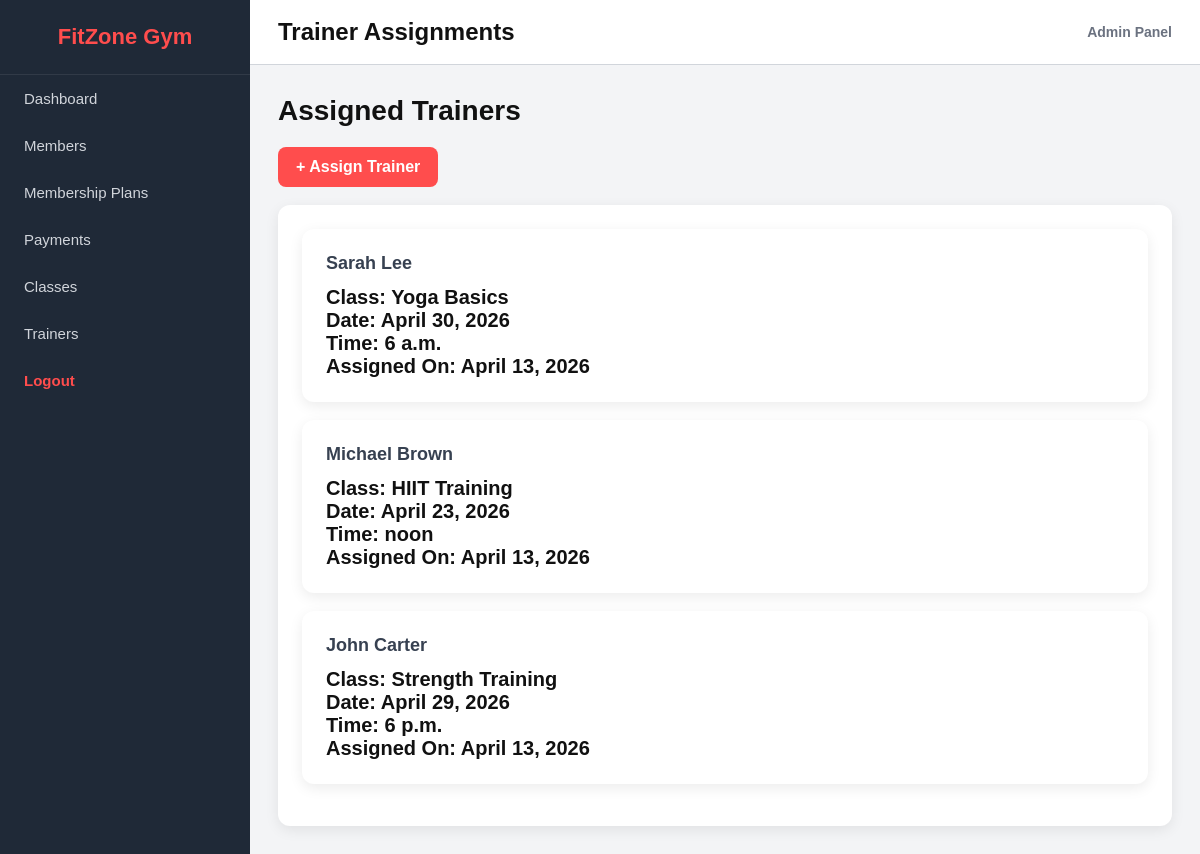
Page /trainers/assignments/ (signed in) on the committed database.
### trainers/models.py (models this page shows, shortened)
class TrainerAssignment(models.Model):
    trainer = models.ForeignKey(Trainer, on_delete=models.CASCADE)
    gym_class = models.ForeignKey(GymClass, on_delete=models.CASCADE)
    assigned_date = models.DateField(auto_now_add=True)

class Trainer(models.Model):
    name = models.CharField(max_length=100)
    specialty = models.CharField(max_length=100)
    hourly_rate = models.DecimalField(max_digits=8, decimal_places=2)

### classes_app/models.py (models this page shows, shortened)
class GymClass(models.Model):
    title = models.CharField(max_length=100)
    description = models.TextField()
    class_date = models.DateField()
    class_time = models.TimeField()
    capacity = models.IntegerField()

### trainers/views.py (the view)
# urls.py: path('assignments/', views.trainer_assignments, name='trainer_assignments'),
@login_required
def trainer_assignments(request):
    if not (request.user.is_staff or request.user.is_superuser):
        return redirect('member_dashboard')
    assignments = TrainerAssignment.objects.select_related('trainer', 'gym_class').all().order_by('-assigned_date')
    return render(request, 'trainers/trainer_assignments.html', {'assignments': assignments})

### templates/trainers/trainer_assignments.html (shortened to what this page needs)
{% extends 'base.html' %}
{% block page_title %}Trainer Assignments{% endblock %}
{% block content %}
<h2 class="section-title">Assigned Trainers</h2>
<div style="margin-bottom: 18px;">
    <a href="{% url 'assign_trainer' %}" class="btn">+ Assign Trainer</a>
</div>
<div class="table-card">
    {% if assignments %}
        {% for item in assignments %}
            <div class="card" style="margin-bottom: 18px;">
                <h3>{{ item.trainer.name }}</h3>
                <p><strong>Class:</strong> {{ item.gym_class.title }}</p>
                <p><strong>Date:</strong> {{ item.gym_class.class_date }}</p>
                <p><strong>Time:</strong> {{ item.gym_class.class_time }}</p>
                <p><strong>Assigned On:</strong> {{ item.assigned_date }}</p>
            </div>
        {% endfor %}
    {% else %}
        <p class="empty-text">No trainer assignments yet.</p>
    {% endif %}
</div>
{% endblock %}

### templates/base.html (style rules this page uses)
:root { --primary: #ff4d4d; --primary-dark: #e63939; --dark: #111111; --dark-soft: #1f2937; --dark-hover: #374151; --text: #222222; --muted: #6b7280; --bg: #f3f4f6; --white: #ffffff; --border: #d1d5db; --shadow: 0 4px 14px rgba(0, 0, 0, 0.08); --radius: 12px; }
* { margin: 0; padding: 0; box-sizing: border-box; font-family: Arial, Helvetica, sans-serif; }
body { background-color: var(--bg); color: var(--text); }
a { text-decoration: none; }
.section-title { margin-bottom: 20px; color: var(--dark); font-size: 28px; }
.card { background: var(--white); border-radius: var(--radius); padding: 24px; box-shadow: var(--shadow); }
.card h3 { margin-bottom: 12px; color: #374151; font-size: 18px; }
.card p { font-size: 20px; font-weight: bold; color: var(--dark); }
.table-card, .form-card { background: var(--white); border-radius: var(--radius); padding: 24px; box-shadow: var(--shadow); }
.btn { display: inline-block; padding: 11px 18px; background: var(--primary); color: var(--white); text-decoration: none; border-radius: 8px; border: none; cursor: pointer; font-weight: bold; transition: 0.3s; }

### rows in the picture
TrainerAssignment: trainer.name "Sarah Lee", gym_class "Yoga Basics", gym_class.class_date "April 30, 2026", gym_class.class_time "6 a.m.", assigned_date "April 13, 2026"
TrainerAssignment: trainer.name "Michael Brown", gym_class "HIIT Training", gym_class.class_date "April 23, 2026", gym_class.class_time "noon", assigned_date "April 13, 2026"
TrainerAssignment: trainer.name "John Carter", gym_class "Strength Training", gym_class.class_date "April 29, 2026", gym_class.class_time "6 p.m.", assigned_date "April 13, 2026"
